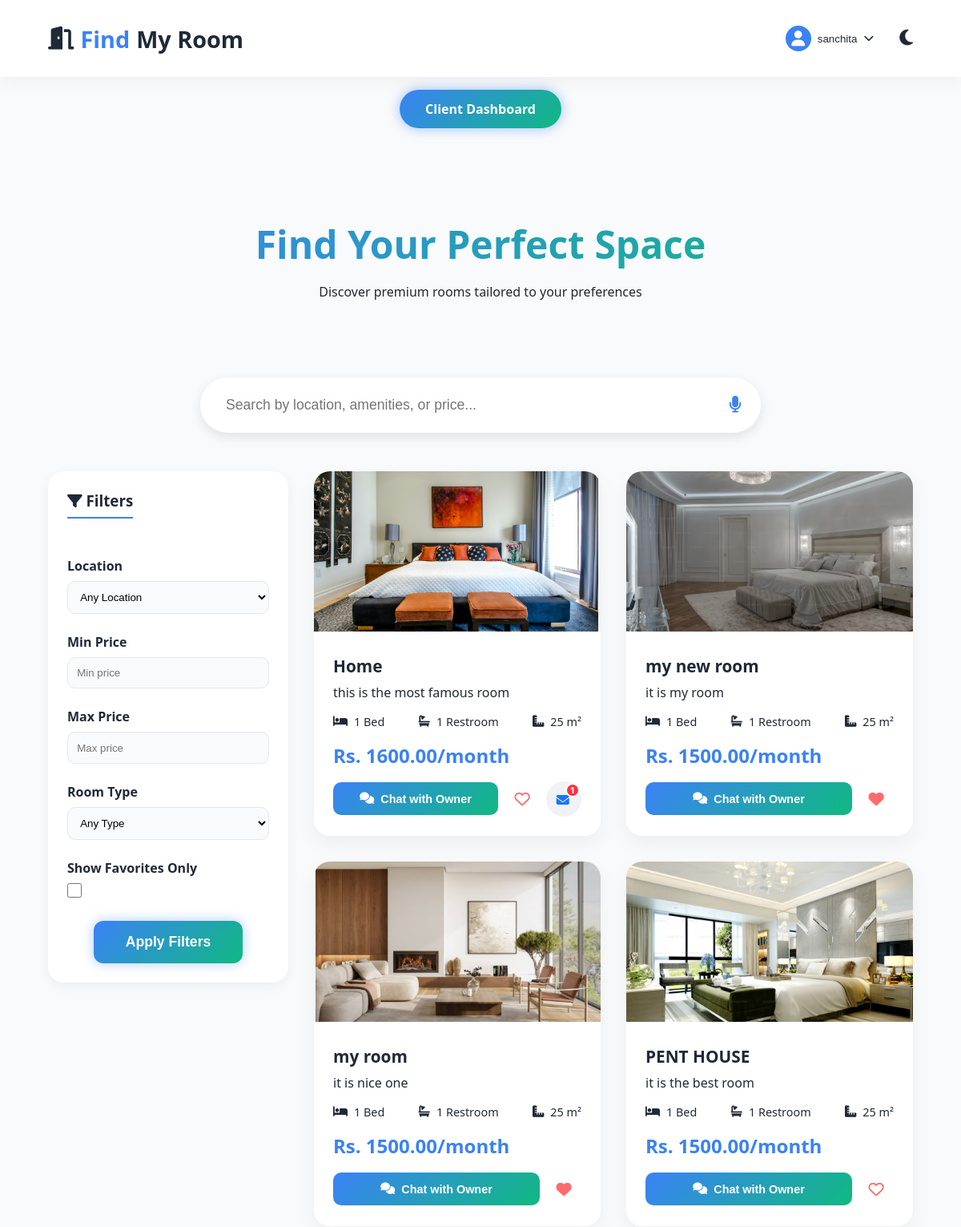
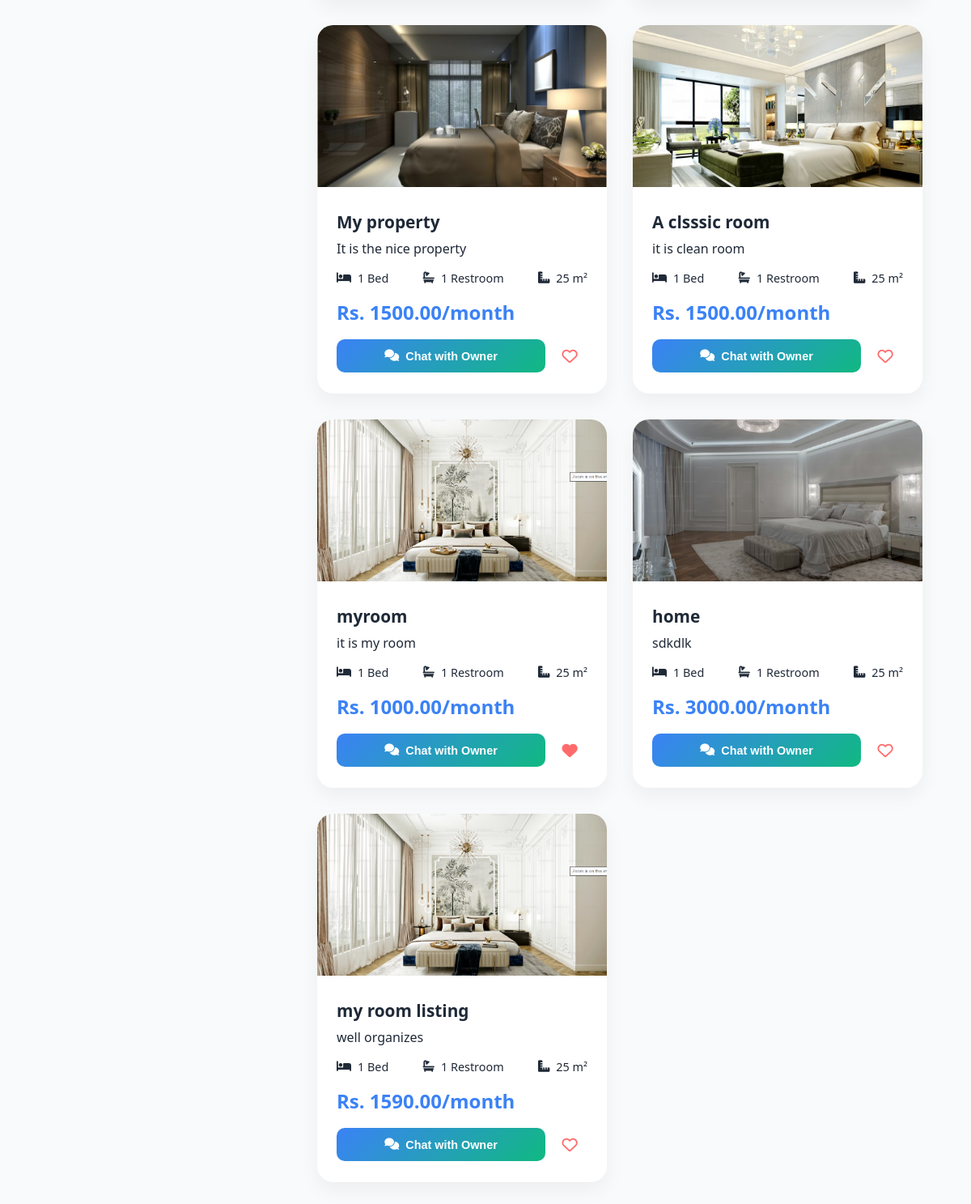
Page /client/dashboard/ (signed in) on the committed database (2 pictures, top to bottom).
### started/models.py (models this page shows, shortened)
class Room(models.Model):
    ROOM_TYPE_CHOICES = [
        ('private', 'Private Room'),      # Single occupancy room
        ('2BHK', '2BHK'),        # Shared with roommates
        ('3BHK', '3BHK'),   # Small apartment
        ('apartment', 'Full Apartment'),  # Complete apartment
        ('house', 'House'),              # Entire house
    ]
    title = models.CharField(max_length=200)  # Property title/name
    room_type = models.CharField(max_length=20, choices=ROOM_TYPE_CHOICES)
    location = models.CharField(max_length=200)  # Address/area
    price = models.DecimalField(max_digits=10, decimal_places=2)
    description = models.TextField()
    contact_phone = models.CharField(max_length=20)
    contact_email = models.EmailField()
    area_m2 = models.IntegerField(default=25)    # Size in square meters
    beds = models.IntegerField(default=1)        # Number of bedrooms
    baths = models.IntegerField(default=1)       # Number of bathrooms
    latitude = models.DecimalField(max_digits=17, decimal_places=8, null=True, blank=True)
    longitude = models.DecimalField(max_digits=17, decimal_places=8, null=True, blank=True)
    image = models.ImageField(upload_to='rooms/', blank=True, null=True)
    owner = models.ForeignKey('Owner', on_delete=models.CASCADE)
    created_at = models.DateTimeField(auto_now_add=True)
    class Meta:
        ordering = ['-created_at']

class RoomImage(models.Model):
    room = models.ForeignKey(Room, on_delete=models.CASCADE, related_name='images')
    image = models.ImageField(upload_to='room_images/')
    is_primary = models.BooleanField(default=False)
    created_at = models.DateTimeField(auto_now_add=True)
    class Meta:
        ordering = ['-is_primary', 'created_at']

### started/views.py (the view)
# urls.py: path('client/dashboard/', views.client_dashboard, name='client_dashboard'),
@login_required
def client_dashboard(request):
    UserProfile.objects.get_or_create(user=request.user)
    try:
        client = request.user.client
    except Client.DoesNotExist:
        messages.error(request, 'No Client profile found. Please register as Client first.')
        return redirect('register')
    rooms = Room.objects.all()
    q = request.GET.get('q')
    location = request.GET.get('location')
    price_min = request.GET.get('price_min')
    price_max = request.GET.get('price_max')
    room_type = request.GET.get('room_type')
    favorites_only = request.GET.get('favorites_only')
    if q:
        rooms = rooms.filter(
            Q(title__icontains=q) |
            Q(location__icontains=q) |
            Q(description__icontains=q)
        )
    if location and location != 'Any Location':
        rooms = rooms.filter(location__icontains=location)
    if price_min:
        rooms = rooms.filter(price__gte=price_min)
    if price_max:
        rooms = rooms.filter(price__lte=price_max)
    if room_type and room_type != 'Any Type':
        rooms = rooms.filter(room_type=room_type)
    if favorites_only:
        favorite_room_ids = FavoriteRoom.objects.filter(client=client).values_list('room_id', flat=True)
        rooms = rooms.filter(id__in=favorite_room_ids)
    unlocked_rooms = []
    favorite_rooms = []
    if request.user.is_authenticated:
        try:
            unlocked_rooms = ClientPayment.objects.filter(
                client=client,
                status='success'
            ).values_list('room_id', flat=True)
            favorite_rooms = FavoriteRoom.objects.filter(
                client=client
            ).values_list('room_id', flat=True)
        except:
            unlocked_rooms = []
            favorite_rooms = []
    context = {
        'rooms': rooms,
        'unlocked_rooms': list(unlocked_rooms),
        'favorite_rooms': list(favorite_rooms),
        'room_unlock_price': 30,  # Rs 30 per room
    }
    return render(request, 'started/client_dashboard.html', context)

### started/templates/started/client_dashboard.html (shortened to what this page needs)
{% extends 'started/base.html' %}
{% block content %}
<div class="client-dashboard-page">
<div class="dashboard active" id="clientDashboard">
    <section class="hero">
        <h1>Find Your Perfect Space</h1>
        <p>Discover premium rooms tailored to your preferences</p>
    </section>
    <div class="search-container">
        <form method="GET" id="searchForm">
            <div class="search-wrapper" id="searchWrapper">
                <input type="text" name="q" class="search-bar" id="searchInput" placeholder="Search by location, amenities, or price..." value="{{ request.GET.q }}">
                <button type="button" class="voice-search" id="voiceSearchBtn">
                    <i class="fas fa-microphone"></i>
                </button>
            </div>
        </form>
    </div>
    <div class="filter-container">
        <aside class="filters" id="filtersPanel">
            <div class="filter-header">
                <h3><i class="fas fa-filter"></i> Filters</h3>
            </div>
            <form method="GET">
                <div class="filter-group">
                    <label for="location">Location</label>
                    <select name="location" id="location">
                        <option>Any Location</option>
                    </select>
                </div>
                <div class="filter-group">
                    <label for="price_min">Min Price</label>
                    <input type="number" name="price_min" id="price_min" placeholder="Min price" value="{{ request.GET.price_min }}">
                </div>
                <div class="filter-group">
                    <label for="price_max">Max Price</label>
                    <input type="number" name="price_max" id="price_max" placeholder="Max price" value="{{ request.GET.price_max }}">
                </div>
                <div class="filter-group">
                    <label for="room_type">Room Type</label>
                    <select name="room_type" id="room_type">
                        <option>Any Type</option>
                    </select>
                </div>
                <div class="filter-group">
                    <label for="favorites_only">Show Favorites Only</label>
                    <input type="checkbox" name="favorites_only" id="favorites_only" {% if request.GET.favorites_only %}checked{% endif %}>
                </div>
                <button type="submit" class="add-room-btn">Apply Filters</button>
            </form>
        </aside>
       <div class="rooms-grid" id="roomsGrid">
    {% for room in rooms %}
    <div class="room-card"
         data-room-id="{{ room.id }}"
         data-category="{{ room.room_type }}"
         data-location="{{ room.location }}">
        {% if room.images.exists %}
            <div class="image-gallery" style="position: relative;">
                <img src="{{ room.images.first.image.url }}" alt="{{ room.title }}" class="card-image" onclick="showImageGallery('{{ room.id }}')" style="cursor: pointer;">
            </div>
        {% elif room.image %}
            <img src="{{ room.image.url }}" alt="{{ room.title }}" class="card-image">
        {% else %}
            <img src="https://images.unsplash.com/photo-1560448204-e02f11c3d0e2?ixlib=rb-4.0.3&auto=format&fit=crop&w=600&q=80" alt="{{ room.title }}" class="card-image">
        {% endif %}
        <div class="card-content">
            <h3>{{ room.title }}</h3>
            <p>{{ room.description|truncatewords:15 }}</p>
            <div class="card-details">
                <div class="detail-item">
                    <i class="fas fa-bed"></i>
                    <span>{{ room.beds }} Bed{{ room.beds|pluralize }}</span>
                </div>
                <div class="detail-item">
                    <i class="fas fa-bath"></i>
                    <span>{{ room.baths }} Restroom{{ room.baths|pluralize }}</span>
                </div>
                <div class="detail-item">
                    <i class="fas fa-ruler-combined"></i>
                    <span>{{ room.area_m2 }} m²</span>
                </div>
            </div>
            <div class="price">Rs. {{ room.price }}/month</div>
            <div class="unlock-options">
                <button class="unlock-btn" data-room-id="{{ room.id }}" onclick="handleRoomChat('{{ room.id }}'); trackUserInterest('{{ room.id }}', 5)">
                    <i class="fas fa-comments"></i>
                    <span class="btn-text">Chat with Owner</span>
                </button>
                <button class="favorite-btn" data-room-id="{{ room.id }}" onclick="toggleFavorite('{{ room.id }}'); trackUserInterest('{{ room.id }}', 3)">
                    <i class="{% if room.id in favorite_rooms %}fas{% else %}far{% endif %} fa-heart"></i>
                </button>
                <div class="chat-notification-icon" id="chatNotif-{{ room.id }}" onclick="handleRoomChat('{{ room.id }}'); trackUserInterest('{{ room.id }}', 5)">
                    <i class="fas fa-envelope"></i>
                    <span class="notification-badge">1</span>
                </div>
            </div>
        </div>
    </div>
    {% empty %}
    <div class="no-rooms">
        <i class="fas fa-home"></i>
        <p>No rooms found matching your criteria.</p>
    </div>
    {% endfor %}
</div>
    </div>
{% endblock %}

### started/templates/started/base.html (shortened to what this page needs)
{% load static %}
<!DOCTYPE html>
<html lang="en">
<head>
    <link rel="stylesheet" href="https://cdnjs.cloudflare.com/ajax/libs/font-awesome/6.4.0/css/all.min.css">
    <link rel="stylesheet" href="{% static 'started/css/main.css' %}">
    <link rel="stylesheet" href="{% static 'started/css/khalti.css' %}">
    <link rel="stylesheet" href="{% static 'started/css/modal.css' %}">
</head>
<body>
    {% include 'started/partials/header.html' %}
    {% block content %}
    {% endblock %}
    <link rel="stylesheet" href="https://unpkg.com/leaflet@1.9.4/dist/leaflet.css" />
</body>
</html>

### started/templates/started/partials/header.html (shortened to what this page needs)
<header class="header">
    <div class="logo">
        <a href="{% url 'home' %}" style="color: inherit; text-decoration: none; display: flex; align-items: center; gap: 8px;">
            <i class="fas fa-door-open"></i>
            <span>Find</span>My Room
        </a>
    </div>
    <div class="header-actions">
        {% if user.is_authenticated %}
            <div class="profile-dropdown" style="display: block !important;">
                <button class="profile-btn" id="profileBtn">
                    <div class="profile-avatar">
                        {% if user.userprofile.profile_image %}
                            <img src="{{ user.userprofile.profile_image.url }}" alt="{{ user.username }}">
                        {% else %}
                            <i class="fas fa-user"></i>
                        {% endif %}
                    </div>
                    <span>{{ user.username }}</span>
                    <i class="fas fa-chevron-down"></i>
                </button>
            </div>
        {% endif %}
        <button class="theme-toggle" id="themeToggle">
            <i class="fas fa-moon"></i>
        </button>
    </div>
</header>
{% if user.is_authenticated and request.resolver_match.url_name != 'login' and request.resolver_match.url_name != 'register' and request.resolver_match.url_name != 'profile_settings' and request.resolver_match.url_name != 'home' %}
<div class="dashboard-tabs">
    {% if user.client %}
        <a href="{% url 'client_dashboard' %}" class="tab-btn {% if request.resolver_match.url_name == 'client_dashboard' %}active{% endif %}">Client Dashboard</a>
    {% endif %}
</div>
{% endif %}

### rows in the picture
Room: images.first.image (picture), title "Home", description "this is the most famous room", beds "1", baths "1", area_m2 "25", price "1600.00"
Room: images.first.image (picture), title "my new room", description "it is my room", beds "1", baths "1", area_m2 "25", price "1500.00"
Room: images.first.image (picture), title "my room", description "it is nice one", beds "1", baths "1", area_m2 "25", price "1500.00"
Room: images.first.image (picture), title "PENT HOUSE", description "it is the best room", beds "1", baths "1", area_m2 "25", price "1500.00"
Room: images.first.image (picture), title "My property", description "It is the nice property", beds "1", baths "1", area_m2 "25", price "1500.00"
Room: images.first.image (picture), title "A clsssic room", description "it is clean room", beds "1", baths "1", area_m2 "25", price "1500.00"
Room: images.first.image (picture), title "myroom", description "it is my room", beds "1", baths "1", area_m2 "25", price "1000.00"
Room: images.first.image (picture), title "home", description "sdkdlk", beds "1", baths "1", area_m2 "25", price "3000.00"
Room: images.first.image (picture), title "my room listing", description "well organizes", beds "1", baths "1", area_m2 "25", price "1590.00"

### other values in the picture
{{ user.username }} "sanchita"
